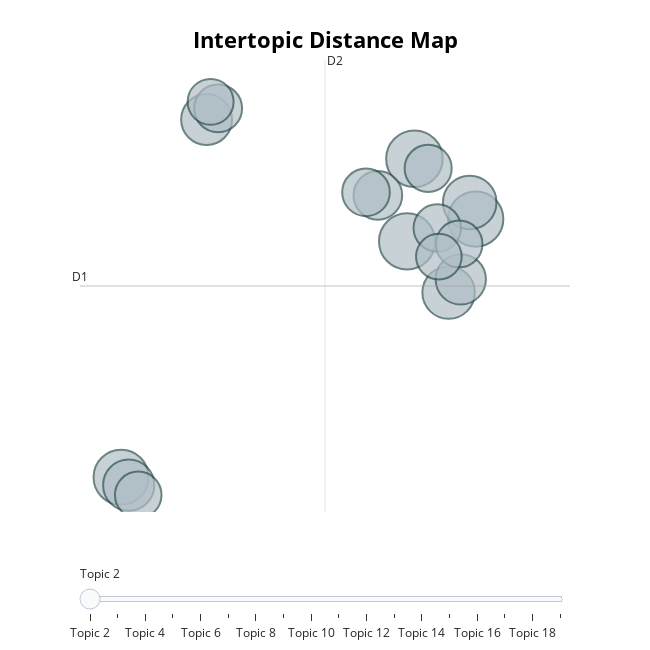

Source (notebook cell):
### Code cell
topic_model.visualize_topics([1,2,3,4,5,6,7,8,9,10,11,12,13,14,15,16,17,18,19])

### Figure 1 — Plotly figure (JSON) as saved in the notebook; plotly's stock layout.template omitted (floating-point values rounded to 4 significant figures)
{"data": [{"customdata": [[2, "phyrexia | phyrexian | phyrexians | notes | rimewind", 326], [3, "sleep | blessed sleep | treasures | oblivion | blessed", 321], [4, "elves | share common | naya | common | common bond", 311], [5, "civilization | shape | hands civilization | nature shape | interfering hands", 309], [6, "wings | earth | air | sets | sun sets", 292], [7, "urza | golem | karn | urzas | silver", 280], [8, "dragons | dragon | treasure | baby | baby dragons", 267], [9, "goblins | jund | goblin | eaten | jund world", 264], [10, "jace | jace beleren | beleren | volrath | madness", 258], [11, "sword | forged | steel | swords | armor", 241], [12, "chandra | jaya | ballard | jaya ballard | mage", 234], [13, "faeries | rumors | faerie | kithkin | juri", 231], [14, "avacyn | thalia | knightcathar | thalia knightcathar | necroalchemist", 229], [15, "elvish | elvish hunter | taaveti kelsinko | kelsinko | kelsinko elvish", 226], [16, "plague | rats | simic | experiments | tavoc", 222], [17, "bolas | nicol bolas | nicol | bone | flesh", 221], [18, "goldmane | ajani | ajani goldmane | vintage | tezzeret", 215], [19, "goblin | goblins | squee | bugs | goblin cabin", 212]], "hovertemplate": "<b>Topic %{customdata[0]}</b><br>Words: %{customdata[1]}<br>Size: %{customdata[2]}", "legendgroup": "", "marker": {"color": "#B0BEC5", "line": {"color": "DarkSlateGrey", "width": 2}, "size": [326, 321, 311, 309, 292, 280, 267, 264, 258, 241, 234, 231, 229, 226, 222, 221, 215, 212], "sizemode": "area", "sizeref": 0.2037, "symbol": "circle"}, "mode": "markers", "name": "", "orientation": "v", "showlegend": false, "type": "scatter", "x": [14.68, 14.49, 16.26, 7.088, 16.11, 15.56, 7.285, 9.301, 15.88, 13.73, 9.599, 13.42, 15.27, 15.03, 15.83, 7.531, 9.404, 15.31], "xaxis": "x", "y": [5.559, 3.49, 4.05, -2.41, 4.466, 2.21, -2.607, 6.538, 2.542, 4.642, 6.818, 4.718, 3.824, 5.318, 3.427, -2.851, 6.981, 3.11], "yaxis": "y"}], "layout": {"annotations": [{"showarrow": false, "text": "D1", "x": 6.025, "y": 2.375, "yshift": 10}, {"showarrow": false, "text": "D2", "x": 12.36, "xshift": 10, "y": 8.028}], "height": 650, "hoverlabel": {"bgcolor": "white", "font": {"family": "Rockwell", "size": 16}}, "legend": {"itemsizing": "constant", "tracegroupgap": 0}, "margin": {"t": 60}, "shapes": [{"line": {"color": "#CFD8DC", "width": 2}, "type": "line", "x0": 12.36, "x1": 12.36, "y0": -3.279, "y1": 8.028}, {"line": {"color": "#9E9E9E", "width": 2}, "type": "line", "x0": 6.025, "x1": 18.7, "y0": 2.375, "y1": 2.375}], "sliders": [{"active": 0, "pad": {"t": 50}, "steps": [{"args": [{"marker.color": [["red", "#B0BEC5", "#B0BEC5", "#B0BEC5", "#B0BEC5", "#B0BEC5", "#B0BEC5", "#B0BEC5", "#B0BEC5", "#B0BEC5", "#B0BEC5", "#B0BEC5", "#B0BEC5", "#B0BEC5", "#B0BEC5", "#B0BEC5", "#B0BEC5", "#B0BEC5"]]}], "label": "Topic 2", "method": "update"}, {"args": [{"marker.color": [["#B0BEC5", "red", "#B0BEC5", "#B0BEC5", "#B0BEC5", "#B0BEC5", "#B0BEC5", "#B0BEC5", "#B0BEC5", "#B0BEC5", "#B0BEC5", "#B0BEC5", "#B0BEC5", "#B0BEC5", "#B0BEC5", "#B0BEC5", "#B0BEC5", "#B0BEC5"]]}], "label": "Topic 3", "method": "update"}, {"args": [{"marker.color": [["#B0BEC5", "#B0BEC5", "red", "#B0BEC5", "#B0BEC5", "#B0BEC5", "#B0BEC5", "#B0BEC5", "#B0BEC5", "#B0BEC5", "#B0BEC5", "#B0BEC5", "#B0BEC5", "#B0BEC5", "#B0BEC5", "#B0BEC5", "#B0BEC5", "#B0BEC5"]]}], "label": "Topic 4", "method": "update"}, {"args": [{"marker.color": [["#B0BEC5", "#B0BEC5", "#B0BEC5", "red", "#B0BEC5", "#B0BEC5", "#B0BEC5", "#B0BEC5", "#B0BEC5", "#B0BEC5", "#B0BEC5", "#B0BEC5", "#B0BEC5", "#B0BEC5", "#B0BEC5", "#B0BEC5", "#B0BEC5", "#B0BEC5"]]}], "label": "Topic 5", "method": "update"}, {"args": [{"marker.color": [["#B0BEC5", "#B0BEC5", "#B0BEC5", "#B0BEC5", "red", "#B0BEC5", "#B0BEC5", "#B0BEC5", "#B0BEC5", "#B0BEC5", "#B0BEC5", "#B0BEC5", "#B0BEC5", "#B0BEC5", "#B0BEC5", "#B0BEC5", "#B0BEC5", "#B0BEC5"]]}], "label": "Topic 6", "method": "update"}, {"args": [{"marker.color": [["#B0BEC5", "#B0BEC5", "#B0BEC5", "#B0BEC5", "#B0BEC5", "red", "#B0BEC5", "#B0BEC5", "#B0BEC5", "#B0BEC5", "#B0BEC5", "#B0BEC5", "#B0BEC5", "#B0BEC5", "#B0BEC5", "#B0BEC5", "#B0BEC5", "#B0BEC5"]]}], "label": "Topic 7", "method": "update"}, {"args": [{"marker.color": [["#B0BEC5", "#B0BEC5", "#B0BEC5", "#B0BEC5", "#B0BEC5", "#B0BEC5", "red", "#B0BEC5", "#B0BEC5", "#B0BEC5", "#B0BEC5", "#B0BEC5", "#B0BEC5", "#B0BEC5", "#B0BEC5", "#B0BEC5", "#B0BEC5", "#B0BEC5"]]}], "label": "Topic 8", "method": "update"}, {"args": [{"marker.color": [["#B0BEC5", "#B0BEC5", "#B0BEC5", "#B0BEC5", "#B0BEC5", "#B0BEC5", "#B0BEC5", "red", "#B0BEC5", "#B0BEC5", "#B0BEC5", "#B0BEC5", "#B0BEC5", "#B0BEC5", "#B0BEC5", "#B0BEC5", "#B0BEC5", "#B0BEC5"]]}], "label": "Topic 9", "method": "update"}, {"args": [{"marker.color": [["#B0BEC5", "#B0BEC5", "#B0BEC5", "#B0BEC5", "#B0BEC5", "#B0BEC5", "#B0BEC5", "#B0BEC5", "red", "#B0BEC5", "#B0BEC5", "#B0BEC5", "#B0BEC5", "#B0BEC5", "#B0BEC5", "#B0BEC5", "#B0BEC5", "#B0BEC5"]]}], "label": "Topic 10", "method": "update"}, {"args": [{"marker.color": [["#B0BEC5", "#B0BEC5", "#B0BEC5", "#B0BEC5", "#B0BEC5", "#B0BEC5", "#B0BEC5", "#B0BEC5", "#B0BEC5", "red", "#B0BEC5", "#B0BEC5", "#B0BEC5", "#B0BEC5", "#B0BEC5", "#B0BEC5", "#B0BEC5", "#B0BEC5"]]}], "label": "Topic 11", "method": "update"}, {"args": [{"marker.color": [["#B0BEC5", "#B0BEC5", "#B0BEC5", "#B0BEC5", "#B0BEC5", "#B0BEC5", "#B0BEC5", "#B0BEC5", "#B0BEC5", "#B0BEC5", "red", "#B0BEC5", "#B0BEC5", "#B0BEC5", "#B0BEC5", "#B0BEC5", "#B0BEC5", "#B0BEC5"]]}], "label": "Topic 12", "method": "update"}, {"args": [{"marker.color": [["#B0BEC5", "#B0BEC5", "#B0BEC5", "#B0BEC5", "#B0BEC5", "#B0BEC5", "#B0BEC5", "#B0BEC5", "#B0BEC5", "#B0BEC5", "#B0BEC5", "red", "#B0BEC5", "#B0BEC5", "#B0BEC5", "#B0BEC5", "#B0BEC5", "#B0BEC5"]]}], "label": "Topic 13", "method": "update"}, {"args": [{"marker.color": [["#B0BEC5", "#B0BEC5", "#B0BEC5", "#B0BEC5", "#B0BEC5", "#B0BEC5", "#B0BEC5", "#B0BEC5", "#B0BEC5", "#B0BEC5", "#B0BEC5", "#B0BEC5", "red", "#B0BEC5", "#B0BEC5", "#B0BEC5", "#B0BEC5", "#B0BEC5"]]}], "label": "Topic 14", "method": "update"}, {"args": [{"marker.color": [["#B0BEC5", "#B0BEC5", "#B0BEC5", "#B0BEC5", "#B0BEC5", "#B0BEC5", "#B0BEC5", "#B0BEC5", "#B0BEC5", "#B0BEC5", "#B0BEC5", "#B0BEC5", "#B0BEC5", "red", "#B0BEC5", "#B0BEC5", "#B0BEC5", "#B0BEC5"]]}], "label": "Topic 15", "method": "update"}, {"args": [{"marker.color": [["#B0BEC5", "#B0BEC5", "#B0BEC5", "#B0BEC5", "#B0BEC5", "#B0BEC5", "#B0BEC5", "#B0BEC5", "#B0BEC5", "#B0BEC5", "#B0BEC5", "#B0BEC5", "#B0BEC5", "#B0BEC5", "red", "#B0BEC5", "#B0BEC5", "#B0BEC5"]]}], "label": "Topic 16", "method": "update"}, {"args": [{"marker.color": [["#B0BEC5", "#B0BEC5", "#B0BEC5", "#B0BEC5", "#B0BEC5", "#B0BEC5", "#B0BEC5", "#B0BEC5", "#B0BEC5", "#B0BEC5", "#B0BEC5", "#B0BEC5", "#B0BEC5", "#B0BEC5", "#B0BEC5", "red", "#B0BEC5", "#B0BEC5"]]}], "label": "Topic 17", "method": "update"}, {"args": [{"marker.color": [["#B0BEC5", "#B0BEC5", "#B0BEC5", "#B0BEC5", "#B0BEC5", "#B0BEC5", "#B0BEC5", "#B0BEC5", "#B0BEC5", "#B0BEC5", "#B0BEC5", "#B0BEC5", "#B0BEC5", "#B0BEC5", "#B0BEC5", "#B0BEC5", "red", "#B0BEC5"]]}], "label": "Topic 18", "method": "update"}, {"args": [{"marker.color": [["#B0BEC5", "#B0BEC5", "#B0BEC5", "#B0BEC5", "#B0BEC5", "#B0BEC5", "#B0BEC5", "#B0BEC5", "#B0BEC5", "#B0BEC5", "#B0BEC5", "#B0BEC5", "#B0BEC5", "#B0BEC5", "#B0BEC5", "#B0BEC5", "#B0BEC5", "red"]]}], "label": "Topic 19", "method": "update"}]}], "title": {"font": {"color": "Black", "size": 22}, "text": "<b>Intertopic Distance Map", "x": 0.5, "xanchor": "center", "y": 0.95, "yanchor": "top"}, "width": 650, "xaxis": {"anchor": "y", "domain": [0, 1], "range": [6.025, 18.7], "title": {"text": ""}, "visible": false}, "yaxis": {"anchor": "x", "domain": [0, 1], "range": [-3.279, 8.028], "title": {"text": ""}, "visible": false}}}
